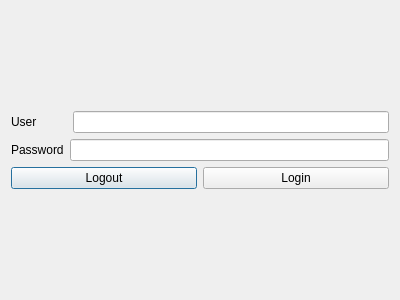
<?xml version="1.0" encoding="UTF-8"?>
<ui version="4.0">
 <class>LoginDialog</class>
 <widget class="QDialog" name="LoginDialog">
  <property name="geometry">
   <rect>
    <x>0</x>
    <y>0</y>
    <width>400</width>
    <height>300</height>
   </rect>
  </property>
  <property name="windowTitle">
   <string>Dialog</string>
  </property>
  <layout class="QGridLayout" name="gridLayout">
   <item row="0" column="0">
    <layout class="QVBoxLayout" name="verticalLayout">
     <item>
      <layout class="QHBoxLayout" name="horizontalLayout_2">
       <item>
        <widget class="QLabel" name="label">
         <property name="text">
          <string>User</string>
         </property>
        </widget>
       </item>
       <item>
        <spacer name="horizontalSpacer">
         <property name="orientation">
          <enum>Qt::Horizontal</enum>
         </property>
         <property name="sizeType">
          <enum>QSizePolicy::Fixed</enum>
         </property>
         <property name="sizeHint" stdset="0">
          <size>
           <width>30</width>
           <height>0</height>
          </size>
         </property>
        </spacer>
       </item>
       <item>
        <widget class="QLineEdit" name="lineEdit"/>
       </item>
      </layout>
     </item>
     <item>
      <layout class="QHBoxLayout" name="horizontalLayout">
       <item>
        <widget class="QLabel" name="label_2">
         <property name="text">
          <string>Password</string>
         </property>
        </widget>
       </item>
       <item>
        <widget class="QLineEdit" name="lineEdit_2"/>
       </item>
      </layout>
     </item>
     <item>
      <layout class="QHBoxLayout" name="horizontalLayout_3">
       <item>
        <widget class="QPushButton" name="pushButton">
         <property name="text">
          <string>Logout</string>
         </property>
        </widget>
       </item>
       <item>
        <widget class="QPushButton" name="pushButton_2">
         <property name="text">
          <string>Login</string>
         </property>
        </widget>
       </item>
      </layout>
     </item>
    </layout>
   </item>
  </layout>
 </widget>
 <resources/>
 <connections/>
</ui>
